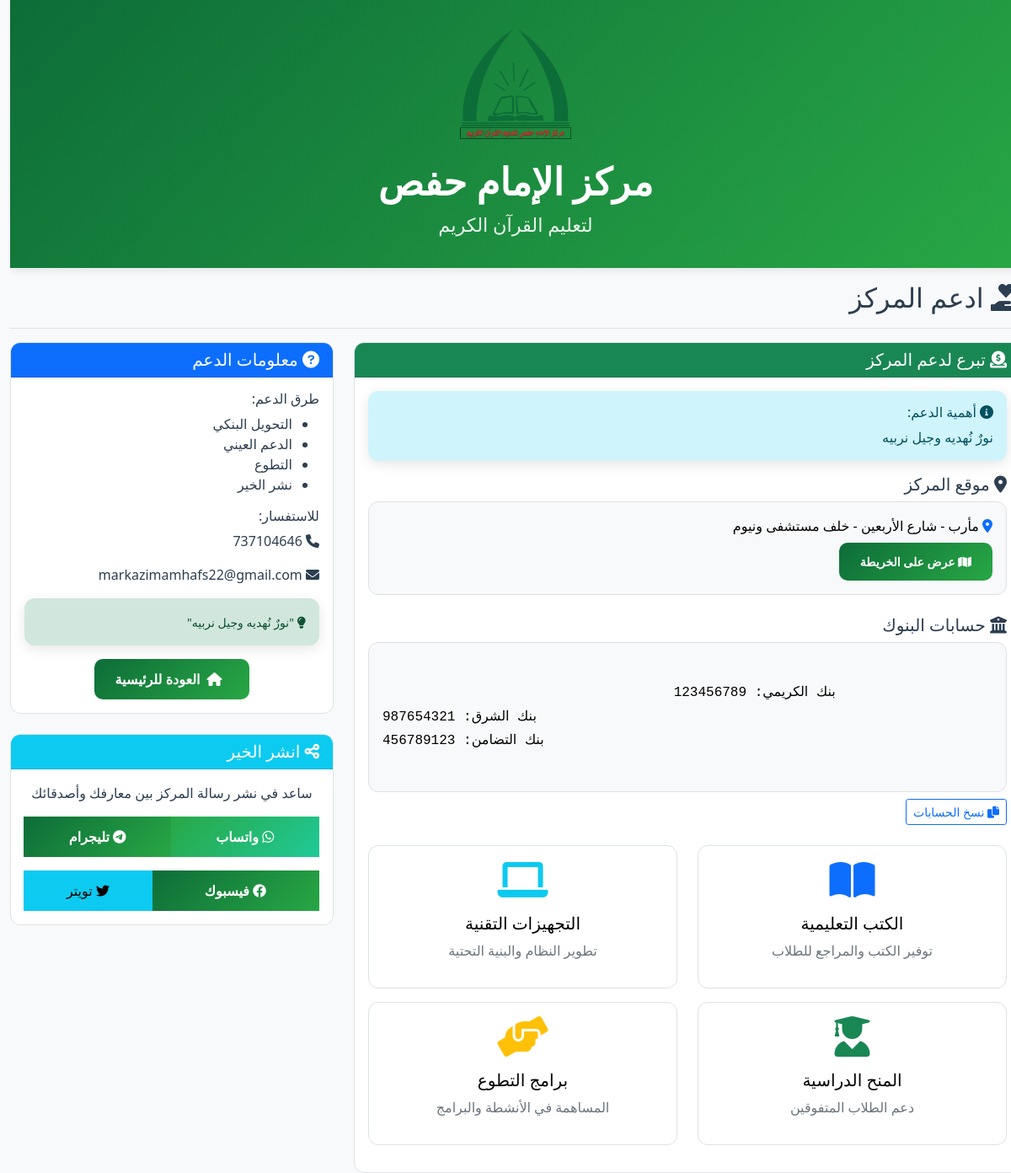
Screenshot of /support with the database file from the repository.
### app.py (models this page shows)
class Settings(db.Model):
    id = db.Column(db.Integer, primary_key=True)
    site_name = db.Column(db.String(100), default='مركز الإمام حفص')
    site_description = db.Column(db.String(200), default='لتعليم القرآن الكريم')
    contact_phone = db.Column(db.String(20))
    contact_email = db.Column(db.String(100))
    location_address = db.Column(db.String(300), default='مأرب - شارع الأربعين - خلف مستشفى نيوم')
    location_map_url = db.Column(db.String(500))
    logo = db.Column(db.String(200))
    primary_color = db.Column(db.String(7), default='#2c5aa0')
    secondary_color = db.Column(db.String(7), default='#28a745')
    background_color = db.Column(db.String(7), default='#f8f9fa')
    text_color = db.Column(db.String(7), default='#2c3e50')
    whatsapp_message_template = db.Column(db.Text, default='تقرير {report_type} للتسميع\n\nالطالب: {student_name}\nالحلقة: {circle_name}\nالمعلم: {teacher_name}\nالفترة: من {start_date} إلى {end_date}\n\nالتسميع:\n{reports_details}\n\nإحصائيات الحضور:\n{attendance_stats}\n\n{site_name}')
    support_bank_accounts = db.Column(db.Text, default='بنك الكريمي: 123456789\nبنك الشرق: 987654321\nبنك التضامن: 456789123')
    support_message = db.Column(db.Text, default='نورٌ نُهديه وجيل نربيه')
    dark_mode_enabled = db.Column(db.Boolean, default=False)
    teacher_requires_approval = db.Column(db.Boolean, default=True)
    allow_custom_teacher_name = db.Column(db.Boolean, default=True)

### app.py (the view)
@app.route('/support')
def support():
    settings_obj = Settings.query.first() or Settings()
    return render_template('support.html', settings=settings_obj)

### app.py (called while the page is built)
@app.context_processor
def inject_globals():
    settings = Settings.query.first() or Settings()
    current_year = datetime.now().year
    unread_notifications = 0
    if 'user_id' in session and session.get('role') == 'parent':
        parent = Parent.query.filter_by(name=session['name']).first()
        if parent and parent.user_id:
            unread_notifications = Notification.query.filter_by(user_id=parent.user_id, is_read=False).count()
    return dict(
        datetime=datetime, now=datetime.now, timedelta=timedelta,
        settings=settings, Report=Report, Attendance=Attendance,
        Holiday=Holiday, Parent=Parent, current_year=current_year,
        unread_notifications=unread_notifications
    )

### templates/support.html (shortened to what this page needs)
{% extends "base.html" %}
{% block content %}
<div class="page-transition">
    <div class="d-flex justify-content-between flex-wrap flex-md-nowrap align-items-center pt-3 pb-2 mb-3 border-bottom">
        <h1 class="h2"><i class="fas fa-hand-holding-heart"></i> ادعم المركز</h1>
    </div>
    <div class="row fade-in">
        <div class="col-md-8">
            <div class="card">
                <div class="card-header bg-success text-white">
                    <h5 class="card-title mb-0"><i class="fas fa-donate"></i> تبرع لدعم المركز</h5>
                </div>
                <div class="card-body">
                    <div class="alert alert-info">
                        <h6><i class="fas fa-info-circle"></i> أهمية الدعم:</h6>
                        <p class="mb-0">
                            {{ settings.support_message or 'نورٌ نُهديه وجيل نربيه' }}
                        </p>
                    </div>
                    <div class="mb-4">
                        <h5><i class="fas fa-map-marker-alt"></i> موقع المركز</h5>
                        <div class="card bg-light">
                            <div class="card-body text-force-dark">
                                <p class="mb-2 text-dark">
                                    <i class="fas fa-location-dot text-primary"></i>
                                    {{ settings.location_address or 'مأرب - شارع الأربعين - خلف مستشفى نيوم' }}
                                </p>
                                {% if settings.location_map_url %}
                                <a href="{{ settings.location_map_url }}" target="_blank" class="btn btn-primary btn-sm">
                                    <i class="fas fa-map"></i> عرض على الخريطة
                                </a>
                                {% endif %}
                            </div>
                        </div>
                    </div>
                    {% if settings.support_bank_accounts %}
                    <div class="mb-4">
                        <h5><i class="fas fa-university"></i> حسابات البنوك</h5>
                        <div class="card bg-light">
                            <div class="card-body">
                                <div class="bank-accounts text-dark" style="font-family: 'Courier New', monospace; line-height: 1.8;">
                                    {{ settings.support_bank_accounts }}
                                </div>
                            </div>
                        </div>
                        <div class="mt-2">
                            <button class="btn btn-outline-primary btn-sm" onclick="copyBankAccounts()">
                                <i class="fas fa-copy"></i> نسخ الحسابات
                            </button>
                        </div>
                    </div>
                    {% endif %}
                    <div class="row">
                        <div class="col-md-6">
                            <div class="card text-center mb-3 btn-hover">
                                <div class="card-body">
                                    <i class="fas fa-book-open fa-3x text-primary mb-3"></i>
                                    <h5 class="text-dark">الكتب التعليمية</h5>
                                    <p class="text-muted">توفير الكتب والمراجع للطلاب</p>
                                </div>
                            </div>
                        </div>
                        <div class="col-md-6">
                            <div class="card text-center mb-3 btn-hover">
                                <div class="card-body">
                                    <i class="fas fa-laptop fa-3x text-info mb-3"></i>
                                    <h5 class="text-dark">التجهيزات التقنية</h5>
                                    <p class="text-muted">تطوير النظام والبنية التحتية</p>
                                </div>
                            </div>
                        </div>
                        <div class="col-md-6">
                            <div class="card text-center mb-3 btn-hover">
                                <div class="card-body">
                                    <i class="fas fa-user-graduate fa-3x text-success mb-3"></i>
                                    <h5 class="text-dark">المنح الدراسية</h5>
                                    <p class="text-muted">دعم الطلاب المتفوقين</p>
                                </div>
                            </div>
                        </div>
                        <div class="col-md-6">
                            <div class="card text-center mb-3 btn-hover">
                                <div class="card-body">
                                    <i class="fas fa-hands-helping fa-3x text-warning mb-3"></i>
                                    <h5 class="text-dark">برامج التطوع</h5>
                                    <p class="text-muted">المساهمة في الأنشطة والبرامج</p>
                                </div>
                            </div>
                        </div>
                    </div>
                </div>
            </div>
        </div>
        <div class="col-md-4">
            <div class="card slide-in-left">
                <div class="card-header bg-primary text-white">
                    <h5 class="card-title mb-0"><i class="fas fa-question-circle"></i> معلومات الدعم</h5>
                </div>
                <div class="card-body">
                    <div class="mb-3">
                        <h6>طرق الدعم:</h6>
                        <ul>
                            <li>التحويل البنكي</li>
                            <li>الدعم العيني</li>
                            <li>التطوع</li>
                            <li>نشر الخير</li>
                        </ul>
                    </div>
                    <div class="mb-3">
                        <h6>للاستفسار:</h6>
                        {% if settings.contact_phone %}
                        <p><i class="fas fa-phone"></i> {{ settings.contact_phone }}</p>
                        {% endif %}
                        {% if settings.contact_email %}
                        <p><i class="fas fa-envelope"></i> {{ settings.contact_email }}</p>
                        {% endif %}
                    </div>
                    <div class="alert alert-success">
                        <small>
                            <i class="fas fa-lightbulb"></i>
                            "{{ settings.support_message or 'نورٌ نُهديه وجيل نربيه' }}"
                        </small>
                    </div>
                    <div class="text-center">
                        <a href="{{ url_for('dashboard') }}" class="btn btn-primary btn-hover">
                            <i class="fas fa-home me-2"></i>العودة للرئيسية
                        </a>
                    </div>
                </div>
            </div>
            <div class="card mt-4 slide-in-left">
                <div class="card-header bg-info text-white">
                    <h5 class="card-title mb-0"><i class="fas fa-share-alt"></i> انشر الخير</h5>
                </div>
                <div class="card-body text-center">
                    <p class="mb-3">ساعد في نشر رسالة المركز بين معارفك وأصدقائك</p>
                    <div class="btn-group w-100 mb-3">
                        <button class="btn btn-success" onclick="shareOnWhatsApp()">
                            <i class="fab fa-whatsapp"></i> واتساب
                        </button>
                        <button class="btn btn-primary" onclick="shareOnTelegram()">
                            <i class="fab fa-telegram"></i> تليجرام
                        </button>
                    </div>
                    <div class="btn-group w-100">
                        <button class="btn btn-primary" onclick="shareOnFacebook()">
                            <i class="fab fa-facebook"></i> فيسبوك
                        </button>
                        <button class="btn btn-info" onclick="shareOnTwitter()">
                            <i class="fab fa-twitter"></i> تويتر
                        </button>
                    </div>
                </div>
            </div>
        </div>
    </div>
</div>
{% endblock %}

### templates/base.html (shortened to what this page needs)
<!DOCTYPE html>
<html lang="ar" dir="rtl" class="{% if session.get('dark_mode') or settings.dark_mode_enabled %}dark-mode{% endif %}">
<head>
    <link href="https://cdn.jsdelivr.net/npm/bootstrap@5.1.3/dist/css/bootstrap.min.css" rel="stylesheet">
    <link rel="stylesheet" href="https://cdnjs.cloudflare.com/ajax/libs/font-awesome/6.0.0/css/all.min.css">
    <link href="https://cdn.jsdelivr.net/npm/bootstrap@5.1.3/dist/css/bootstrap.rtl.min.css" rel="stylesheet">
</head>
<body class="{% if session.get('view_type') == 'mobile' %}mobile-view{% endif %}">
    {% if settings.logo or settings.site_name %}
    <div class="header-logo">
        <div class="container">
            {% if settings.logo %}
            <img src="{{ url_for('uploaded_file', filename=settings.logo) }}" class="mb-2" alt="{{ settings.site_name }}" style="background: transparent; border: none;">
            {% endif %}
            <h4>{{ settings.site_name }}</h4>
            {% if settings.site_description %}
            <small>{{ settings.site_description }}</small>
            {% endif %}
        </div>
    </div>
    {% endif %}
        <div class="page-transition">
            {% block content %}{% endblock %}
        </div>
</body>
</html>

### templates/support.html (style rules this page uses)
.bank-accounts { white-space: pre-wrap; word-wrap: break-word; direction: ltr; text-align: left; }
.card.bg-light, .card .bg-light { color: #000 !important; }

### rows the page displays
Settings: logo (picture), site_name "مركز الإمام حفص", site_description "لتعليم القرآن الكريم", support_message "نورٌ نُهديه وجيل نربيه", location_address "مأرب - شارع الأربعين - خلف مستشفى ونيوم", support_bank_accounts "بنك الكريمي: 123456789 بنك الشرق: 987654321 بنك التضامن: 456789123", contact_phone "737104646", contact_email "markazimamhafs22@gmail.com"
